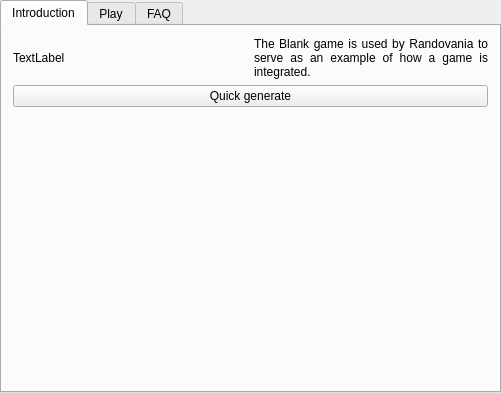
<?xml version="1.0" encoding="UTF-8"?>
<ui version="4.0">
 <class>BlankGameTabWidget</class>
 <widget class="QTabWidget" name="BlankGameTabWidget">
  <property name="geometry">
   <rect>
    <x>0</x>
    <y>0</y>
    <width>501</width>
    <height>393</height>
   </rect>
  </property>
  <property name="currentIndex">
   <number>0</number>
  </property>
  <widget class="QWidget" name="tab_intro">
   <attribute name="title">
    <string>Introduction</string>
   </attribute>
   <layout class="QVBoxLayout" name="intro_layout">
    <item>
     <layout class="QHBoxLayout" name="intro_cover_layout">
      <item>
       <widget class="QLabel" name="game_cover_label">
        <property name="text">
         <string>TextLabel</string>
        </property>
       </widget>
      </item>
      <item>
       <widget class="QLabel" name="intro_label">
        <property name="text">
         <string>&lt;html&gt;&lt;head/&gt;&lt;body&gt;&lt;p align=&quot;justify&quot;&gt;The Blank game is used by Randovania to serve as an example of how a game is integrated.&lt;/p&gt;&lt;/body&gt;&lt;/html&gt;</string>
        </property>
        <property name="wordWrap">
         <bool>true</bool>
        </property>
       </widget>
      </item>
     </layout>
    </item>
    <item>
     <widget class="QPushButton" name="quick_generate_button">
      <property name="text">
       <string>Quick generate</string>
      </property>
     </widget>
    </item>
    <item>
     <spacer name="intro_spacer">
      <property name="orientation">
       <enum>Qt::Vertical</enum>
      </property>
      <property name="sizeHint" stdset="0">
       <size>
        <width>20</width>
        <height>40</height>
       </size>
      </property>
     </spacer>
    </item>
   </layout>
  </widget>
  <widget class="GenerateGameWidget" name="tab_generate_game">
   <attribute name="title">
    <string>Play</string>
   </attribute>
  </widget>
  <widget class="QWidget" name="faq_tab">
   <attribute name="title">
    <string>FAQ</string>
   </attribute>
   <layout class="QGridLayout" name="faq_layout">
    <property name="leftMargin">
     <number>0</number>
    </property>
    <property name="topMargin">
     <number>0</number>
    </property>
    <property name="rightMargin">
     <number>0</number>
    </property>
    <property name="bottomMargin">
     <number>0</number>
    </property>
    <item row="0" column="0">
     <widget class="QScrollArea" name="faq_scroll_area">
      <property name="widgetResizable">
       <bool>true</bool>
      </property>
      <widget class="QWidget" name="faq_scroll_area_contents">
       <property name="geometry">
        <rect>
         <x>0</x>
         <y>0</y>
         <width>495</width>
         <height>367</height>
        </rect>
       </property>
       <layout class="QGridLayout" name="faq_scroll_layout">
        <item row="0" column="0">
         <widget class="QLabel" name="faq_label">
          <property name="text">
           <string># updated from code</string>
          </property>
          <property name="alignment">
           <set>Qt::AlignLeading|Qt::AlignLeft|Qt::AlignTop</set>
          </property>
          <property name="wordWrap">
           <bool>true</bool>
          </property>
         </widget>
        </item>
       </layout>
      </widget>
     </widget>
    </item>
   </layout>
  </widget>
 </widget>
 <layoutdefault spacing="6" margin="11"/>
 <customwidgets>
  <customwidget>
   <class>GenerateGameWidget</class>
   <extends>QWidget</extends>
   <header location="global">randovania/gui/widgets/generate_game_widget.h</header>
   <container>1</container>
  </customwidget>
 </customwidgets>
 <resources/>
 <connections/>
</ui>
